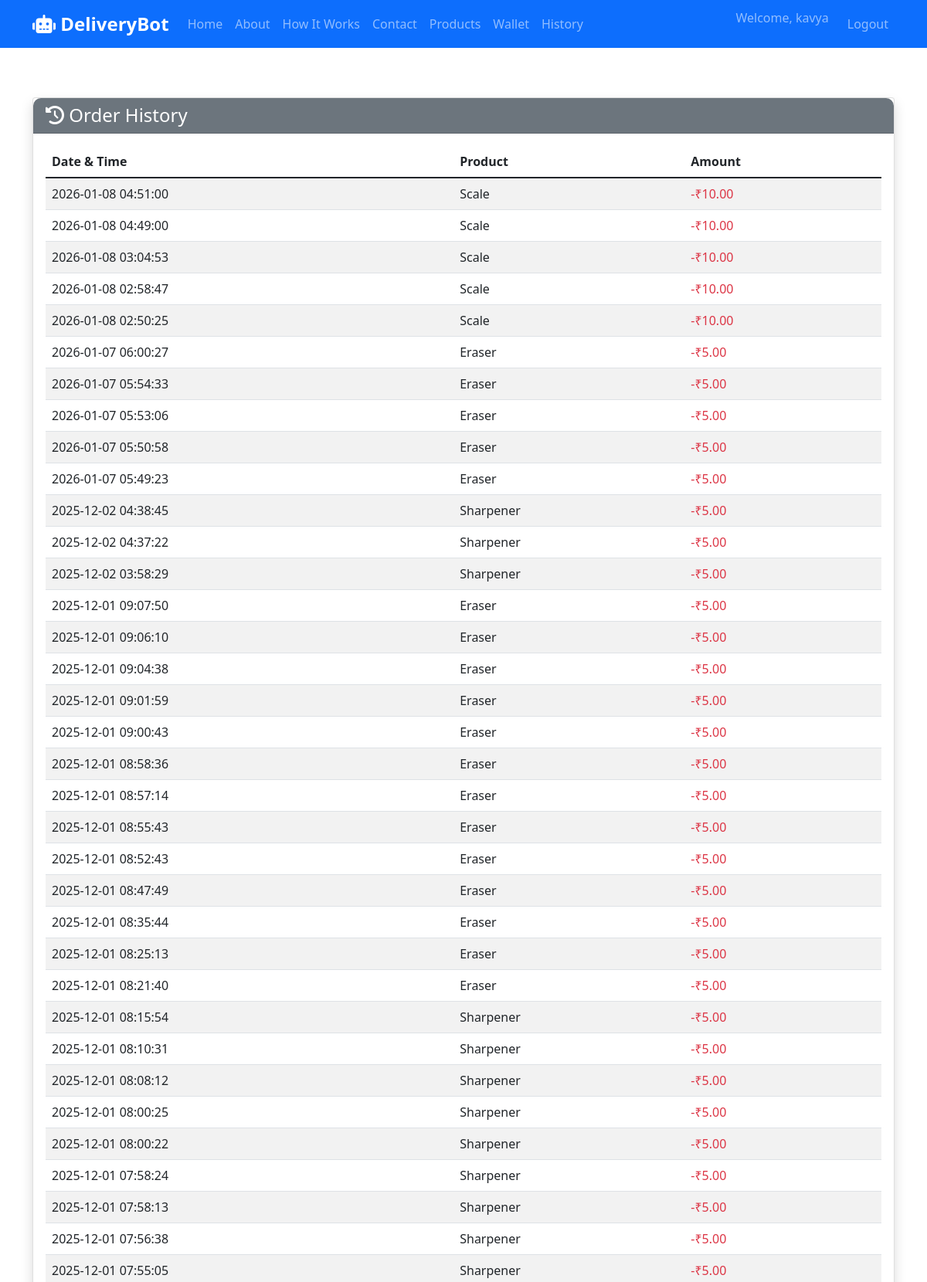
Screenshot of /history (signed in, upper part) with the database file from the repository.
### tables this page shows
CREATE TABLE transactions (
            id INTEGER PRIMARY KEY AUTOINCREMENT,
            user_id INTEGER NOT NULL,
            product_id INTEGER NOT NULL,
            amount REAL NOT NULL,
            pin_code TEXT,
            timestamp DATETIME DEFAULT CURRENT_TIMESTAMP,
            FOREIGN KEY (user_id) REFERENCES users (id),
            FOREIGN KEY (product_id) REFERENCES products (id)
        );

CREATE TABLE products (
            id INTEGER PRIMARY KEY AUTOINCREMENT,
            name TEXT NOT NULL,
            rfid_number TEXT UNIQUE NOT NULL,
            price REAL NOT NULL,
            image_path TEXT NOT NULL
        );

### app.py (the view)
@app.route('/history')
def history():
    if 'user_id' not in session:
        return redirect(url_for('login'))
    conn = get_db_connection()
    transactions = conn.execute('''
        SELECT t.*, p.name as product_name, p.price
        FROM transactions t
        JOIN products p ON t.product_id = p.id
        WHERE t.user_id = ?
        ORDER BY t.timestamp DESC
    ''', (session['user_id'],)).fetchall()
    cart_count = conn.execute(
        'SELECT COUNT(*) FROM cart WHERE user_id = ? AND is_verified = FALSE',
        (session['user_id'],)
    ).fetchone()[0]
    conn.close()
    return render_template('history.html', transactions=transactions, cart_count=cart_count)

### database.py (called while the page is built)
def get_db_connection():
    conn = sqlite3.connect('delivery_robot.db')
    conn.row_factory = sqlite3.Row
    return conn

### templates/history.html (shortened to what this page needs)
{% extends "base.html" %}
{% block content %}
<div class="container py-5">
    <div class="row">
        <div class="col-12">
            <div class="card shadow">
                <div class="card-header bg-secondary text-white">
                    <h4 class="mb-0"><i class="fas fa-history"></i> Order History</h4>
                </div>
                <div class="card-body">
                    {% if transactions %}
                    <div class="table-responsive">
                        <table class="table table-striped">
                            <thead>
                                <tr>
                                    <th>Date & Time</th>
                                    <th>Product</th>
                                    <th>Amount</th>
                                </tr>
                            </thead>
                            <tbody>
                                {% for transaction in transactions %}
                                <tr>
                                    <td>{{ transaction.timestamp }}</td>
                                    <td>{{ transaction.product_name }}</td>
                                    <td class="text-danger">-₹{{ "%.2f"|format(transaction.amount) }}</td>
                                </tr>
                                {% endfor %}
                            </tbody>
                        </table>
                    </div>
                    {% endif %}
                </div>
            </div>
        </div>
    </div>
</div>
{% endblock %}

### static/css/style.css (style rules this page uses)
.card-header { border-radius: 10px 10px 0 0 !important; }
.table { border-radius: 10px; overflow: hidden; }

### rows the page displays
transactions: amount "10.00"
transactions: amount "10.00"
transactions: amount "10.00"
transactions: amount "10.00"
transactions: amount "10.00"
transactions: amount "5.00"
transactions: amount "5.00"
transactions: amount "5.00"
transactions: amount "5.00"
transactions: amount "5.00"
transactions: amount "5.00"
transactions: amount "5.00"
transactions: amount "5.00"
transactions: amount "5.00"
transactions: amount "5.00"
transactions: amount "5.00"
transactions: amount "5.00"
transactions: amount "5.00"
transactions: amount "5.00"
transactions: amount "5.00"
transactions: amount "5.00"
transactions: amount "5.00"
transactions: amount "5.00"
transactions: amount "5.00"
transactions: amount "5.00"
transactions: amount "5.00"
transactions: amount "5.00"
transactions: amount "5.00"
transactions: amount "5.00"
transactions: amount "5.00"
transactions: amount "5.00"
transactions: amount "5.00"
transactions: amount "5.00"
transactions: amount "5.00"
transactions: amount "5.00"

### other values shown
{{ session.username }} "kavya"
